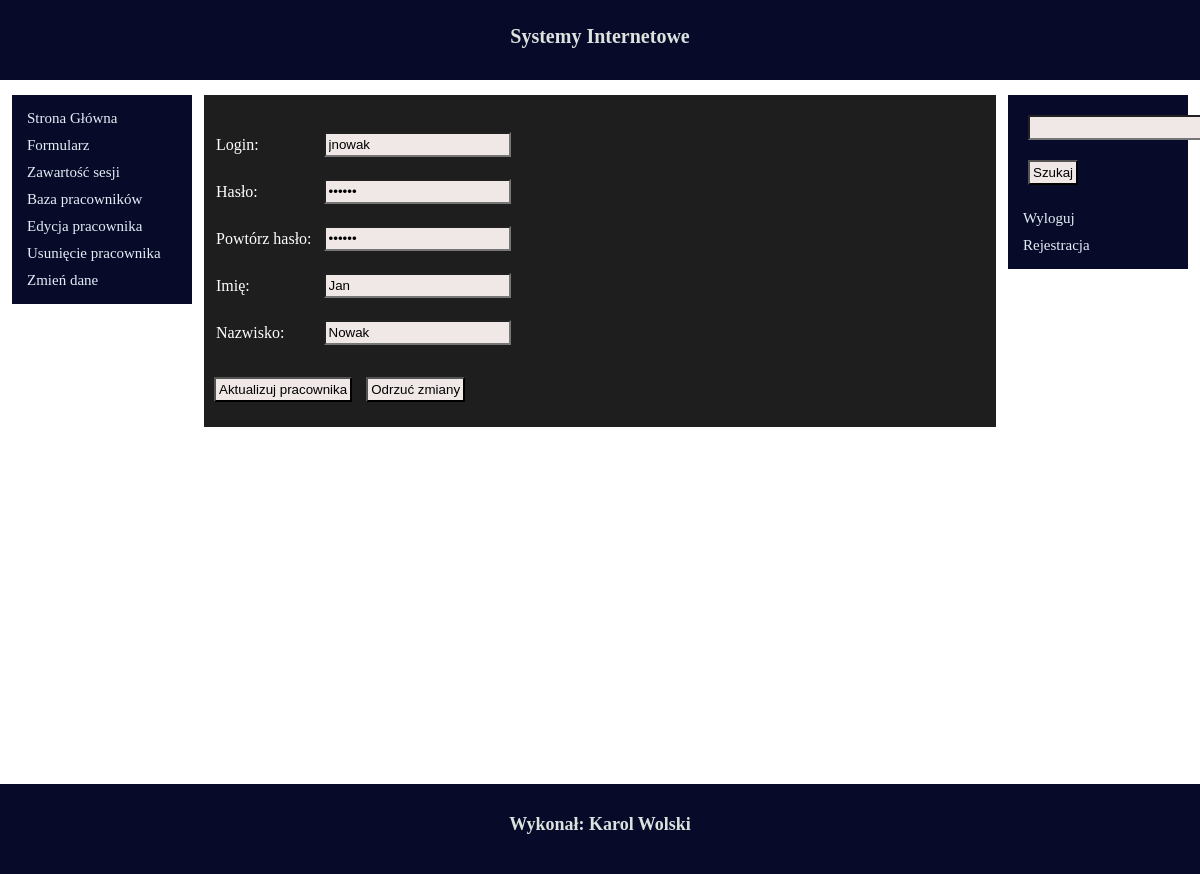
Screenshot of /admin/edituser.php (signed in) with the database file from the repository.
### tables this page shows
CREATE TABLE IF NOT EXISTS `users` (
`ID` bigint(20) unsigned NOT NULL,
  `Name` varchar(30) NOT NULL,
  `Surname` varchar(30) NOT NULL,
  `Login` varchar(30) NOT NULL,
  `Password` varchar(30) NOT NULL,
  `Permissions` int(4) NOT NULL
);

### admin/edituser.php (the view, shortened to what this page needs)
<?php include ("header.php"); ?>
<?php include ("sidebar-left.php"); ?>
	<div class="main">
	<?php
		$id=$_SESSION['id'];
		$query=mysql_query(" SELECT * FROM users WHERE id='$id'");
		while($row = mysql_fetch_array($query)){
	 ?>
	<form method="POST">
		<table class="table">
		<tr>
			<td>Login:</td>
			<td><input type="text" value="<?php echo $row['Login'];?>" name="newlogin"></td>
		</tr>
		<tr>
			<td>Hasło:</td>
			<td><input type="password" value="<?php echo $row['Password'];?>" name="newpass"></td>
		</tr>
		<tr>
			<td>Powtórz hasło:</td>
			<td><input type="password" value="<?php echo $row['Password'];?>" name="passconf"></td>
		</tr>
		<tr>
			<td>Imię:</td>
			<td><input type="text" value="<?php echo $row['Name'];?>" name="name"></td>
		</tr>
		<tr>
			<td>Nazwisko:</td>
			<td><input type="text" value="<?php echo $row['Surname'];?>" name="surname"></td>
		</tr>
	</table>
		<input type="submit" name="edytuj" value="Aktualizuj pracownika">
		<input type="submit" name="edytuj" value="Odrzuć zmiany">
	</form>
	<?php
		}
	 ?>
	</div>
<?php include ("sidebar-right.php"); ?>
<?php include ("../footer.php"); ?>

### css/style.css (style rules this page uses)
* { padding: 0; margin: 0; }
html, body { height: 93%; background-color: #fff; color: #000; margin: 0; padding: 0; }
.main { margin-top: 15px; margin-bottom: 15px; margin-left: 1%; margin-right: 1%; padding-top: 15px; padding-bottom: 15px; float:left; background-color:#1F1E1E; color: #FFFFFF; width:66%; }
input { margin-top: 10px; margin-left: 10px; margin-bottom: 10px; padding: 3px; background-color: #F0E7E7; }
.table { margin: 10px; }

### rows the page displays
users: newlogin "jnowak", name "Jan", surname "Nowak"
